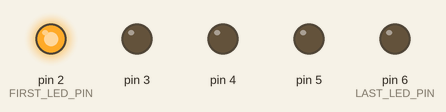
A sketch run on a simulated Arduino Uno, built with avr-gcc and run on an emulated ATmega328P. Shown: output pins drawn as LEDs (lit = HIGH).

Above: at 0.5 s.
At 1.5 s:
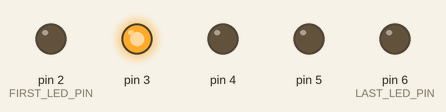
At 2.5 s:
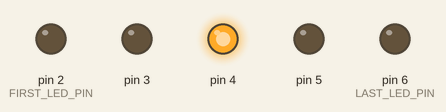
At 3.5 s:
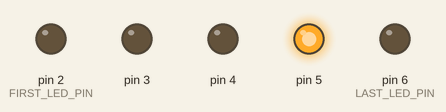
At 4.5 s:
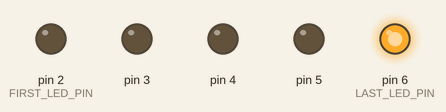
Timing chart, 0 to 6.5 s (numbered marks = the images above):
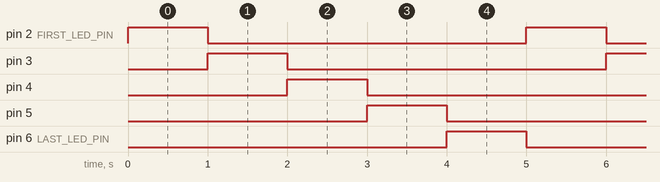

Measured:
- by itself, pin 2 (FIRST_LED_PIN), pin 3–5, pin 6 (LAST_LED_PIN): alternates HIGH for 1.0 s and LOW for 4.0 s
- by itself, everything shown: repeats every 5.0 s, in 5 steps

The sketch:

running_bar_for.ino
```cpp
#define FIRST_LED_PIN 2
#define LAST_LED_PIN 6
#define LEDS (LAST_LED_PIN - FIRST_LED_PIN + 1)
#define DELAY 1000

byte currentPin = FIRST_LED_PIN;

void setup() {
  for(int pin = FIRST_LED_PIN; pin <= LAST_LED_PIN; pin++) {
    pinMode(pin, OUTPUT);
  }
  Serial.begin(9600);

  digitalWrite(currentPin, HIGH);
}

void loop() {

  for(byte pin = FIRST_LED_PIN; pin <= LAST_LED_PIN; pin++) {
    digitalWrite(currentPin, LOW);
    digitalWrite(pin, HIGH);
    delay(1000);
    currentPin = pin;
  }
}
```
